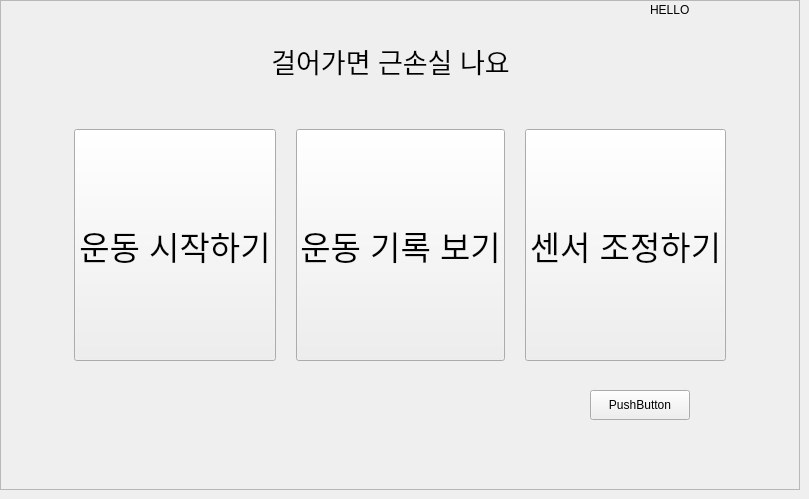
    <widget class="QWidget" name="page">
     <widget class="QFrame" name="frame">
      <property name="geometry">
       <rect>
        <x>0</x>
        <y>0</y>
        <width>800</width>
        <height>490</height>
       </rect>
      </property>
      <property name="sizePolicy">
       <sizepolicy hsizetype="Expanding" vsizetype="Expanding">
        <horstretch>0</horstretch>
        <verstretch>0</verstretch>
       </sizepolicy>
      </property>
      <property name="frameShape">
       <enum>QFrame::StyledPanel</enum>
      </property>
      <property name="frameShadow">
       <enum>QFrame::Raised</enum>
      </property>
      <widget class="QLabel" name="time_1">
       <property name="geometry">
        <rect>
         <x>650</x>
         <y>0</y>
         <width>250</width>
         <height>20</height>
        </rect>
       </property>
       <property name="sizePolicy">
        <sizepolicy hsizetype="Preferred" vsizetype="Preferred">
         <horstretch>0</horstretch>
         <verstretch>0</verstretch>
        </sizepolicy>
       </property>
       <property name="text">
        <string>HELLO</string>
       </property>
      </widget>
      <widget class="QFrame" name="frame_2">
       <property name="geometry">
        <rect>
         <x>65</x>
         <y>120</y>
         <width>670</width>
         <height>250</height>
        </rect>
       </property>
       <property name="focusPolicy">
        <enum>Qt::NoFocus</enum>
       </property>
       <property name="frameShape">
        <enum>QFrame::NoFrame</enum>
       </property>
       <property name="frameShadow">
        <enum>QFrame::Raised</enum>
       </property>
       <layout class="QHBoxLayout" name="horizontalLayout">
        <property name="spacing">
         <number>20</number>
        </property>
        <item>
         <widget class="QPushButton" name="start_1">
          <property name="sizePolicy">
           <sizepolicy hsizetype="Expanding" vsizetype="Expanding">
            <horstretch>0</horstretch>
            <verstretch>0</verstretch>
           </sizepolicy>
          </property>
          <property name="font">
           <font>
            <pointsize>25</pointsize>
            <strikeout>false</strikeout>
           </font>
          </property>
          <property name="focusPolicy">
           <enum>Qt::NoFocus</enum>
          </property>
          <property name="contextMenuPolicy">
           <enum>Qt::DefaultContextMenu</enum>
          </property>
          <property name="text">
           <string>운동 시작하기</string>
          </property>
         </widget>
        </item>
        <item>
         <widget class="QPushButton" name="seerecord_1">
          <property name="sizePolicy">
           <sizepolicy hsizetype="Expanding" vsizetype="Expanding">
            <horstretch>0</horstretch>
            <verstretch>0</verstretch>
           </sizepolicy>
          </property>
          <property name="font">
           <font>
            <pointsize>25</pointsize>
           </font>
          </property>
          <property name="focusPolicy">
           <enum>Qt::NoFocus</enum>
          </property>
          <property name="text">
           <string>운동 기록 보기</string>
          </property>
         </widget>
        </item>
        <item>
         <widget class="QPushButton" name="calibration_1">
          <property name="sizePolicy">
           <sizepolicy hsizetype="Expanding" vsizetype="Expanding">
            <horstretch>0</horstretch>
            <verstretch>0</verstretch>
           </sizepolicy>
          </property>
          <property name="font">
           <font>
            <pointsize>25</pointsize>
           </font>
          </property>
          <property name="focusPolicy">
           <enum>Qt::NoFocus</enum>
          </property>
          <property name="text">
           <string>센서 조정하기</string>
          </property>
         </widget>
        </item>
       </layout>
      </widget>
      <widget class="QLabel" name="label">
       <property name="geometry">
        <rect>
         <x>260</x>
         <y>40</y>
         <width>261</width>
         <height>41</height>
        </rect>
       </property>
       <property name="font">
        <font>
         <pointsize>20</pointsize>
        </font>
       </property>
       <property name="text">
        <string>걸어가면 근손실 나요</string>
       </property>
       <property name="alignment">
        <set>Qt::AlignCenter</set>
       </property>
      </widget>
      <widget class="QLabel" name="label_16">
       <property name="geometry">
        <rect>
         <x>70</x>
         <y>0</y>
         <width>201</width>
         <height>141</height>
        </rect>
       </property>
       <property name="frameShape">
        <enum>QFrame::NoFrame</enum>
       </property>
       <property name="text">
        <string/>
       </property>
       <property name="pixmap">
        <pixmap>image/kimegg.png</pixmap>
       </property>
       <property name="scaledContents">
        <bool>true</bool>
       </property>
      </widget>
      <widget class="QLabel" name="label_18">
       <property name="geometry">
        <rect>
         <x>530</x>
         <y>20</y>
         <width>231</width>
         <height>141</height>
        </rect>
       </property>
       <property name="text">
        <string/>
       </property>
       <property name="pixmap">
        <pixmap>image/kimegg2.png</pixmap>
       </property>
       <property name="scaledContents">
        <bool>true</bool>
       </property>
      </widget>
      <widget class="QPushButton" name="exitbutton">
       <property name="geometry">
        <rect>
         <x>590</x>
         <y>390</y>
         <width>100</width>
         <height>30</height>
        </rect>
       </property>
       <property name="text">
        <string>PushButton</string>
       </property>
      </widget>
      <zorder>label_18</zorder>
      <zorder>label_16</zorder>
      <zorder>time_1</zorder>
      <zorder>frame_2</zorder>
      <zorder>label</zorder>
      <zorder>exitbutton</zorder>
     </widget>
    </widget>
